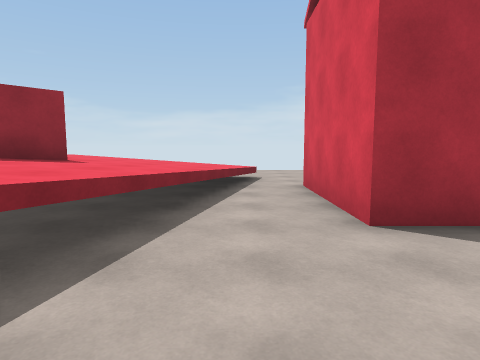
View 1 (above)

16 first-person views from a walk through a 3-D level made in the Unity game engine. The camera is 1.5 m above the floor, tilts 6° down and sees 75° across. The floor is counted in squares, 2 m on a side. Each view is taken from the middle of a square. On the plan, view 1 faces up. The plan holds only what a view shows up to about 10 squares ahead; the rest is blank. The place goes on beyond the plan.

View 2
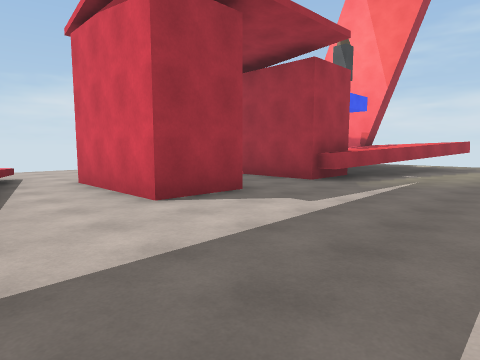

View 3
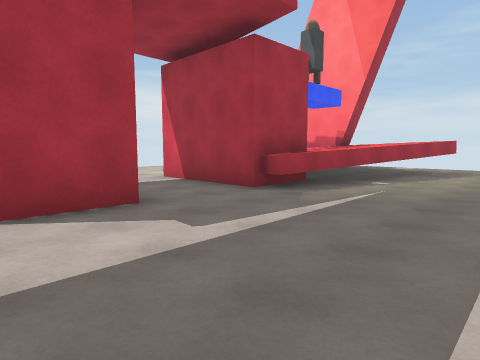

View 4
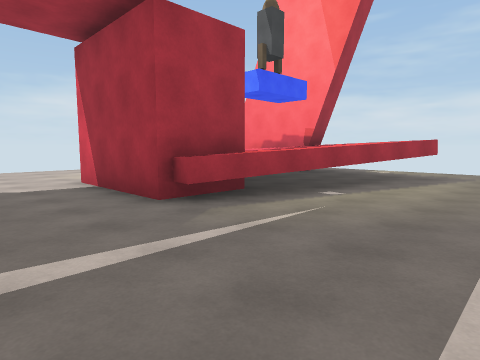

View 5
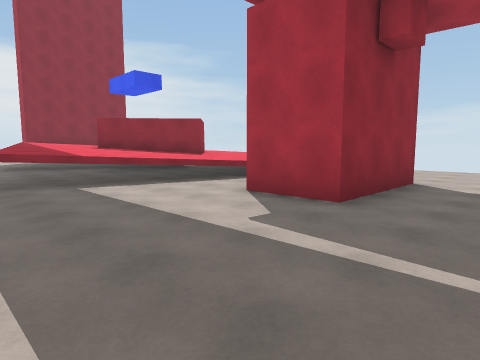

View 6
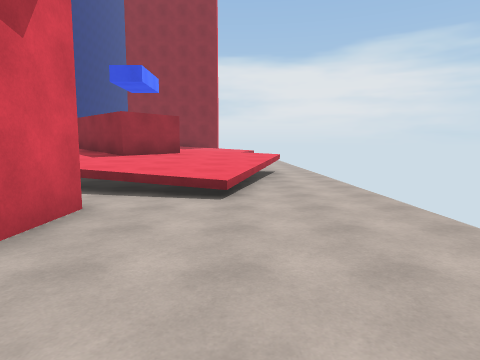

View 7
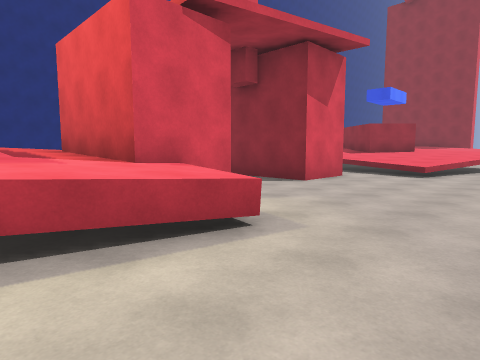

View 8
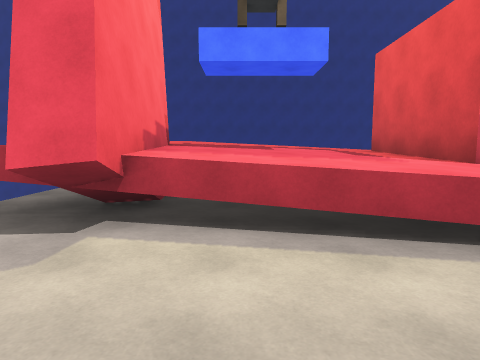

View 9
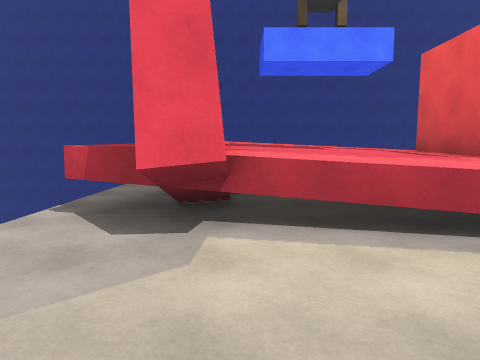

View 10
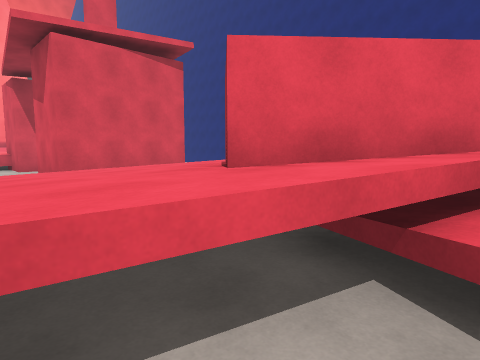

View 11
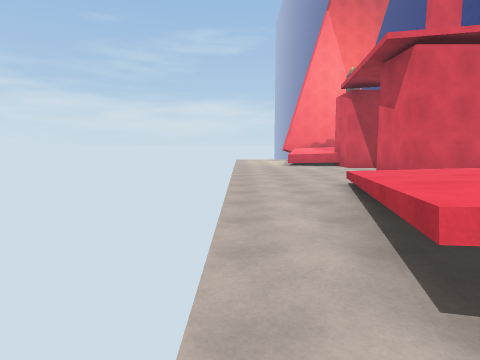

View 12
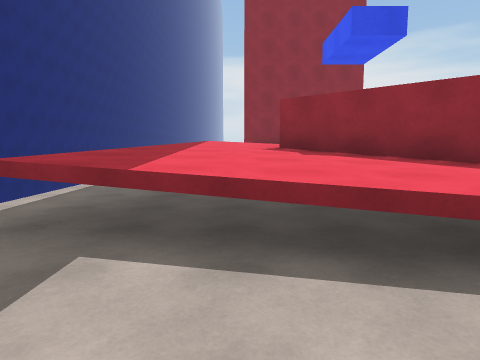

View 13
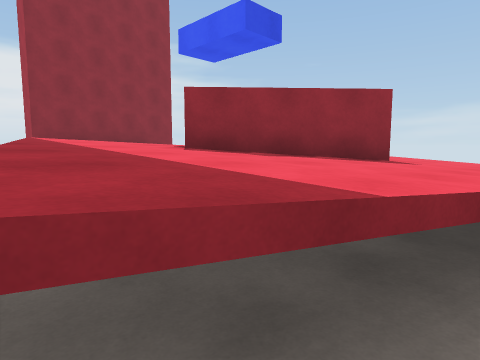

View 14
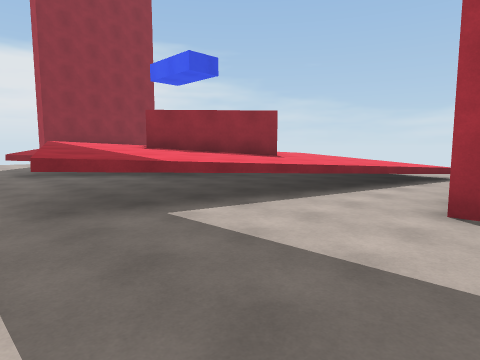

View 15
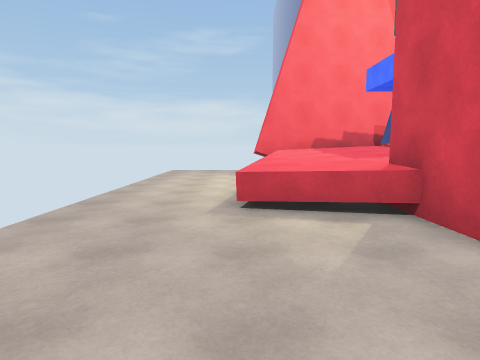

View 16
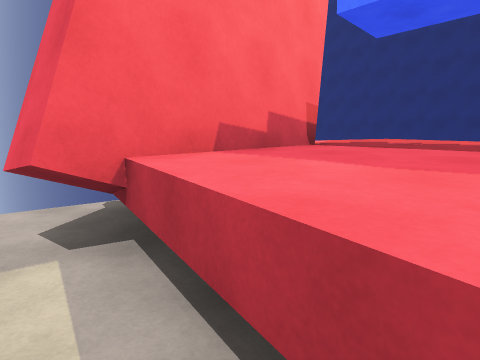

### Floor plan
Key: @ floor where view 1 was taken; # wall or solid block; x gap in a wall; . main floor; : floor 0.75 m higher than the main floor; + floor 1 m higher than the main floor; * floor 1.25 m higher than the main floor; % floor 1.5 m higher than the main floor; = window, fence, low wall or low ledge; ^ raised ledge.
Columns run from 8 left of view 1 to 13 right of it. Each row starts with its distance up from view 1.
 10   ....................
  9    #=.................
  8   .##====......^......
  7   .#++::=......^^^^^..
  6   ^###+#=.##..#^^^^^^x
  5   ^###x=..##..#^^^^^ .
  4    ###+=..##..#^^^^^#.
  3    ##*++..##..#^^^^^^.
  2  ^ %%* #.....#.^^^^^ .
  1 ^^ %% ##..........#^#.
  0 ..... #.@.............
 -1    .............

Positions as (right, up) in squares from view 1, and headings:
1: (0, 0), facing up
2: (-1, -1), facing up-right
3: (1, -1), facing up-right
4: (3, -1), facing up-right
5: (5, -1), facing up-left
6: (5, 8), facing left
7: (9, 10), facing down-left
8: (10, 10), facing down
9: (11, 10), facing down
10: (-6, 8), facing down-right
11: (-6, 10), facing right
12: (1, 2), facing left
13: (-1, 0), facing up-left
14: (2, -1), facing up-left
15: (3, 8), facing right
16: (9, 8), facing down-right
